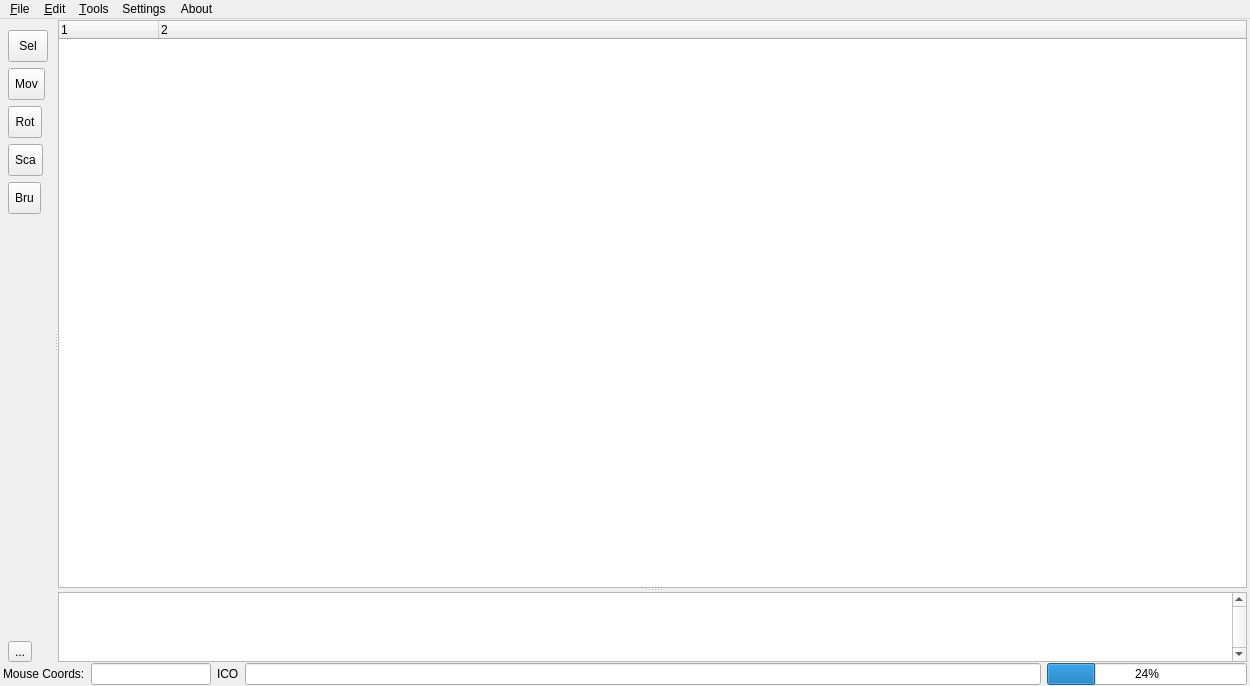
<?xml version="1.0" encoding="UTF-8"?>
<ui version="4.0">
 <class>MainWindow</class>
 <widget class="QMainWindow" name="MainWindow">
  <property name="geometry">
   <rect>
    <x>0</x>
    <y>0</y>
    <width>1250</width>
    <height>686</height>
   </rect>
  </property>
  <property name="windowTitle">
   <string>MainWindow</string>
  </property>
  <widget class="QWidget" name="centralWidget">
   <property name="enabled">
    <bool>true</bool>
   </property>
   <layout class="QVBoxLayout" name="verticalLayout_2">
    <property name="spacing">
     <number>1</number>
    </property>
    <property name="leftMargin">
     <number>3</number>
    </property>
    <property name="topMargin">
     <number>1</number>
    </property>
    <property name="rightMargin">
     <number>3</number>
    </property>
    <property name="bottomMargin">
     <number>1</number>
    </property>
    <item>
     <layout class="QHBoxLayout" name="horizontalLayout" stretch="0,20,0">
      <property name="spacing">
       <number>6</number>
      </property>
      <property name="bottomMargin">
       <number>0</number>
      </property>
      <item>
       <layout class="QVBoxLayout" name="toolsLayout">
        <property name="spacing">
         <number>6</number>
        </property>
        <property name="leftMargin">
         <number>5</number>
        </property>
        <property name="topMargin">
         <number>10</number>
        </property>
        <property name="rightMargin">
         <number>0</number>
        </property>
        <item>
         <widget class="QToolButton" name="selectButton">
          <property name="minimumSize">
           <size>
            <width>40</width>
            <height>32</height>
           </size>
          </property>
          <property name="toolTip">
           <string>Select object</string>
          </property>
          <property name="text">
           <string>Sel</string>
          </property>
         </widget>
        </item>
        <item>
         <widget class="QToolButton" name="moveButton">
          <property name="minimumSize">
           <size>
            <width>32</width>
            <height>32</height>
           </size>
          </property>
          <property name="toolTip">
           <string>Move selected objects (G)</string>
          </property>
          <property name="text">
           <string>Mov</string>
          </property>
         </widget>
        </item>
        <item>
         <widget class="QToolButton" name="rotateButton">
          <property name="minimumSize">
           <size>
            <width>32</width>
            <height>32</height>
           </size>
          </property>
          <property name="toolTip">
           <string>Rotate selected objects (R)</string>
          </property>
          <property name="text">
           <string>Rot</string>
          </property>
         </widget>
        </item>
        <item>
         <widget class="QToolButton" name="scaleButton">
          <property name="minimumSize">
           <size>
            <width>32</width>
            <height>32</height>
           </size>
          </property>
          <property name="toolTip">
           <string>Transform selected objects (T)</string>
          </property>
          <property name="text">
           <string>Sca</string>
          </property>
         </widget>
        </item>
        <item>
         <widget class="QToolButton" name="tileBrushButton">
          <property name="minimumSize">
           <size>
            <width>32</width>
            <height>32</height>
           </size>
          </property>
          <property name="text">
           <string>Bru</string>
          </property>
         </widget>
        </item>
        <item>
         <spacer name="verticalSpacer">
          <property name="orientation">
           <enum>Qt::Vertical</enum>
          </property>
          <property name="sizeHint" stdset="0">
           <size>
            <width>20</width>
            <height>40</height>
           </size>
          </property>
         </spacer>
        </item>
        <item>
         <widget class="QToolButton" name="toolButton_2">
          <property name="text">
           <string>...</string>
          </property>
         </widget>
        </item>
       </layout>
      </item>
      <item>
       <widget class="QSplitter" name="workspaceSplitter">
        <property name="orientation">
         <enum>Qt::Horizontal</enum>
        </property>
        <property name="childrenCollapsible">
         <bool>false</bool>
        </property>
        <widget class="QWidget" name="workspaceContainer">
         <layout class="QVBoxLayout" name="workSpaceLayout">
          <property name="leftMargin"><number>0</number></property>
          <property name="topMargin"><number>0</number></property>
          <property name="rightMargin"><number>0</number></property>
          <property name="bottomMargin"><number>0</number></property>
         </layout>
        </widget>
        <widget class="QSplitter" name="outlinerSplitter">
         <property name="orientation">
          <enum>Qt::Vertical</enum>
         </property>
         <property name="childrenCollapsible">
          <bool>false</bool>
         </property>
         <widget class="CTreeView" name="treeWidget">
          <property name="sizePolicy">
           <sizepolicy hsizetype="Expanding" vsizetype="Expanding">
            <horstretch>0</horstretch>
            <verstretch>0</verstretch>
           </sizepolicy>
          </property>
          <property name="frameShape">
           <enum>QFrame::StyledPanel</enum>
          </property>
          <property name="lineWidth">
           <number>1</number>
          </property>
          <property name="uniformRowHeights">
           <bool>false</bool>
          </property>
          <property name="columnCount">
           <number>2</number>
          </property>
          <attribute name="headerMinimumSectionSize">
           <number>35</number>
          </attribute>
          <attribute name="headerStretchLastSection">
           <bool>true</bool>
          </attribute>
          <column>
           <property name="text">
            <string notr="true">1</string>
           </property>
          </column>
          <column>
           <property name="text">
            <string notr="true">2</string>
           </property>
          </column>
         </widget>
         <widget class="QTableWidget" name="tableWidget">
          <property name="sizePolicy">
           <sizepolicy hsizetype="Preferred" vsizetype="Expanding">
            <horstretch>0</horstretch>
            <verstretch>0</verstretch>
           </sizepolicy>
          </property>
          <property name="verticalScrollBarPolicy">
           <enum>Qt::ScrollBarAlwaysOn</enum>
          </property>
          <property name="horizontalScrollBarPolicy">
           <enum>Qt::ScrollBarAlwaysOff</enum>
          </property>
          <property name="sizeAdjustPolicy">
           <enum>QAbstractScrollArea::AdjustToContentsOnFirstShow</enum>
          </property>
          <property name="rowCount">
           <number>0</number>
          </property>
          <property name="columnCount">
           <number>2</number>
          </property>
          <attribute name="horizontalHeaderVisible">
           <bool>false</bool>
          </attribute>
          <attribute name="horizontalHeaderStretchLastSection">
           <bool>true</bool>
          </attribute>
          <column/>
          <column/>
         </widget>
        </widget>
       </widget>
      </item>
     </layout>
    </item>
    <item>
     <layout class="QHBoxLayout" name="horizontalLayout_2">
      <property name="topMargin">
       <number>0</number>
      </property>
      <item>
       <widget class="QLabel" name="mouseCoordLabel">
        <property name="text">
         <string>Mouse Coords:</string>
        </property>
       </widget>
      </item>
      <item>
       <widget class="QLineEdit" name="mousePosText">
        <property name="sizePolicy">
         <sizepolicy hsizetype="Fixed" vsizetype="Fixed">
          <horstretch>0</horstretch>
          <verstretch>0</verstretch>
         </sizepolicy>
        </property>
        <property name="minimumSize">
         <size>
          <width>120</width>
          <height>0</height>
         </size>
        </property>
       </widget>
      </item>
      <item>
       <widget class="QLabel" name="statusIco">
        <property name="text">
         <string>ICO</string>
        </property>
       </widget>
      </item>
      <item>
       <widget class="QLineEdit" name="statusBar"/>
      </item>
      <item>
       <widget class="CProgressView" name="progressBar">
        <property name="sizePolicy">
         <sizepolicy hsizetype="Maximum" vsizetype="Fixed">
          <horstretch>1</horstretch>
          <verstretch>0</verstretch>
         </sizepolicy>
        </property>
        <property name="minimumSize">
         <size>
          <width>200</width>
          <height>0</height>
         </size>
        </property>
        <property name="maximumSize">
         <size>
          <width>16777215</width>
          <height>16777215</height>
         </size>
        </property>
        <property name="value">
         <number>24</number>
        </property>
       </widget>
      </item>
     </layout>
    </item>
   </layout>
  </widget>
  <widget class="QMenuBar" name="menuBar">
   <property name="geometry">
    <rect>
     <x>0</x>
     <y>0</y>
     <width>1250</width>
     <height>20</height>
    </rect>
   </property>
   <widget class="QMenu" name="menuFile">
    <property name="title">
     <string>&amp;File</string>
    </property>
    <addaction name="actionOpen_MPR"/>
    <addaction name="actionOpen_MOB"/>
    <addaction name="actionOpen"/>
    <addaction name="actionOpen_recent"/>
    <addaction name="actionSave"/>
    <addaction name="actionSave_all_MOB_s"/>
    <addaction name="actionSave_as"/>
    <addaction name="separator"/>
    <addaction name="actionSave_landscape_MPR"/>
    <addaction name="actionSave_landscape_MPR_as"/>
    <addaction name="separator"/>
    <addaction name="actionClose_all"/>
    <addaction name="actionExit"/>
   </widget>
   <widget class="QMenu" name="menuAbout">
    <property name="enabled">
     <bool>true</bool>
    </property>
    <property name="title">
     <string>About</string>
    </property>
    <addaction name="action_About"/>
   </widget>
   <widget class="QMenu" name="menuTools">
    <property name="title">
     <string>&amp;Tools</string>
    </property>
    <widget class="QMenu" name="menuSelect_2">
     <property name="title">
      <string>Select</string>
     </property>
     <addaction name="actionSelect_by"/>
     <addaction name="actionSelect_All"/>
    </widget>
    <addaction name="actionShow_undo_redo"/>
    <addaction name="actionCopy_IDs_to_clipboard"/>
    <addaction name="actionReset_cam_position"/>
    <addaction name="actionCreate_new_object"/>
    <addaction name="menuSelect_2"/>
    <addaction name="actionRandomize_parameter"/>
   </widget>
   <widget class="QMenu" name="menuEdit">
    <property name="enabled">
     <bool>true</bool>
    </property>
    <property name="title">
     <string>&amp;Edit</string>
    </property>
    <widget class="QMenu" name="menuUnit">
     <property name="title">
      <string>&amp;Unit</string>
     </property>
     <addaction name="actionReset_logic_paths"/>
    </widget>
    <addaction name="actionRedo"/>
    <addaction name="actionUndo"/>
    <addaction name="action_Mob_parameters"/>
    <addaction name="actionChange_mod_e"/>
    <addaction name="menuUnit"/>
    <addaction name="actionReset_selected_IDs"/>
    <addaction name="separator"/>
    <addaction name="actionMap_parameters"/>
   </widget>
   <widget class="QMenu" name="menuSettings">
    <property name="title">
     <string>Settings</string>
    </property>
    <addaction name="actionOpen_2"/>
    <addaction name="actionImport"/>
    <addaction name="actionExport"/>
    <addaction name="actionReset"/>
   </widget>
   <addaction name="menuFile"/>
   <addaction name="menuEdit"/>
   <addaction name="menuTools"/>
   <addaction name="menuSettings"/>
   <addaction name="menuAbout"/>
  </widget>
  <action name="actionOpen">
   <property name="text">
    <string>Open MPR or MOB...</string>
   </property>
  </action>
  <action name="actionOpen_MPR">
   <property name="text">
    <string>Open MPR...</string>
   </property>
  </action>
  <action name="actionOpen_MOB">
   <property name="text">
    <string>Open MOB(s)...</string>
   </property>
  </action>
  <action name="actionSave">
   <property name="enabled">
    <bool>true</bool>
   </property>
   <property name="text">
    <string>Save Active MOB</string>
   </property>
   <property name="autoRepeat">
    <bool>false</bool>
   </property>
   <property name="visible">
    <bool>true</bool>
   </property>
  </action>
  <action name="actionSave_as">
   <property name="enabled">
    <bool>true</bool>
   </property>
   <property name="text">
    <string>Save Active MOB As...</string>
   </property>
  </action>
  <action name="actionClose_all">
   <property name="enabled">
    <bool>true</bool>
   </property>
   <property name="text">
    <string>Close All</string>
   </property>
  </action>
  <action name="actionExit">
   <property name="text">
    <string>Exit</string>
   </property>
  </action>
  <action name="actionSettings">
   <property name="text">
    <string>Settings</string>
   </property>
  </action>
  <action name="actionSelect_All">
   <property name="text">
    <string>Select &amp;All</string>
   </property>
  </action>
  <action name="actionSelect_by">
   <property name="text">
    <string>Select by...</string>
   </property>
  </action>
  <action name="actionCreate_new_object">
   <property name="text">
    <string>Create &amp;New Object</string>
   </property>
   <property name="toolTip">
    <string>Create new object</string>
   </property>
  </action>
  <action name="actionShow_undo_redo">
   <property name="text">
    <string>Show &amp;History</string>
   </property>
  </action>
  <action name="action_Mob_parameters">
   <property name="text">
    <string>&amp;Mob Parameters</string>
   </property>
  </action>
  <action name="actionUndo">
   <property name="text">
    <string>Un&amp;do</string>
   </property>
  </action>
  <action name="actionRedo">
   <property name="text">
    <string>Redo</string>
   </property>
  </action>
  <action name="actionSave_all_MOB_s">
   <property name="text">
    <string>Save All MOB's</string>
   </property>
  </action>
  <action name="actionReset_cam_position">
   <property name="text">
    <string>Reset &amp;Camera Position</string>
   </property>
  </action>
  <action name="actionChange_mod_e">
   <property name="text">
    <string>Change Mod&amp;e</string>
   </property>
  </action>
  <action name="actionCopy_IDs_to_clipboard">
   <property name="text">
    <string>Copy &amp;IDs To Clipboard</string>
   </property>
  </action>
  <action name="actionOpen_2">
   <property name="text">
    <string>Settings...</string>
   </property>
  </action>
  <action name="actionImport">
   <property name="enabled">
    <bool>false</bool>
   </property>
   <property name="text">
    <string>Import...</string>
   </property>
  </action>
  <action name="actionExport">
   <property name="enabled">
    <bool>false</bool>
   </property>
   <property name="text">
    <string>Export...</string>
   </property>
  </action>
  <action name="actionReset">
   <property name="enabled">
    <bool>false</bool>
   </property>
   <property name="text">
    <string>Reset</string>
   </property>
  </action>
  <action name="actionOpen_recent">
   <property name="enabled">
    <bool>true</bool>
   </property>
   <property name="text">
    <string>Open &amp;Last Session</string>
   </property>
  </action>
  <action name="actionReset_logic_paths">
   <property name="text">
    <string>Reset &amp;logic paths</string>
   </property>
  </action>
  <action name="actionRandomize_parameter">
   <property name="text">
    <string>Randomize Parameter</string>
   </property>
  </action>
  <action name="actionReset_selected_IDs">
   <property name="enabled">
    <bool>true</bool>
   </property>
   <property name="text">
    <string>&amp;Reset Selected IDs</string>
   </property>
  </action>
  <action name="action_About">
   <property name="text">
    <string>&amp;About</string>
   </property>
  </action>
  <action name="actionSave_landscape_MPR">
   <property name="text">
    <string>Save MPR</string>
   </property>
  </action>
  <action name="actionSave_landscape_MPR_as">
   <property name="text">
    <string>Save MPR As...</string>
   </property>
  </action>
  <action name="actionMap_parameters">
   <property name="text">
    <string>Tiles Parameters</string>
   </property>
  </action>
 </widget>
 <layoutdefault spacing="6" margin="11"/>
 <customwidgets>
  <customwidget>
   <class>CProgressView</class>
   <extends>QProgressBar</extends>
   <header>layout_components/progressview.h</header>
  </customwidget>
  <customwidget>
   <class>CTreeView</class>
   <extends>QTreeWidget</extends>
   <header>layout_components/tree_view.h</header>
  </customwidget>
 </customwidgets>
 <resources/>
 <connections/>
</ui>
